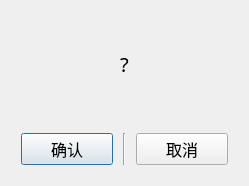
<?xml version="1.0" encoding="UTF-8"?>
<ui version="4.0">
 <class>Dialog_popup</class>
 <widget class="QDialog" name="Dialog_popup">
  <property name="geometry">
   <rect>
    <x>0</x>
    <y>0</y>
    <width>249</width>
    <height>186</height>
   </rect>
  </property>
  <property name="windowTitle">
   <string>Dialog</string>
  </property>
  <layout class="QGridLayout" name="gridLayout">
   <item row="0" column="0">
    <layout class="QHBoxLayout" name="horizontalLayout">
     <item>
      <spacer name="horizontalSpacer">
       <property name="orientation">
        <enum>Qt::Horizontal</enum>
       </property>
       <property name="sizeType">
        <enum>QSizePolicy::Fixed</enum>
       </property>
       <property name="sizeHint" stdset="0">
        <size>
         <width>40</width>
         <height>20</height>
        </size>
       </property>
      </spacer>
     </item>
     <item>
      <widget class="QLabel" name="label_text">
       <property name="sizePolicy">
        <sizepolicy hsizetype="Preferred" vsizetype="Expanding">
         <horstretch>0</horstretch>
         <verstretch>0</verstretch>
        </sizepolicy>
       </property>
       <property name="font">
        <font>
         <family>Microsoft YaHei</family>
         <pointsize>15</pointsize>
         <weight>50</weight>
         <bold>false</bold>
        </font>
       </property>
       <property name="text">
        <string>?</string>
       </property>
       <property name="alignment">
        <set>Qt::AlignCenter</set>
       </property>
      </widget>
     </item>
     <item>
      <spacer name="horizontalSpacer_2">
       <property name="orientation">
        <enum>Qt::Horizontal</enum>
       </property>
       <property name="sizeType">
        <enum>QSizePolicy::Fixed</enum>
       </property>
       <property name="sizeHint" stdset="0">
        <size>
         <width>40</width>
         <height>20</height>
        </size>
       </property>
      </spacer>
     </item>
    </layout>
   </item>
   <item row="1" column="0">
    <layout class="QHBoxLayout" name="horizontalLayout_2">
     <property name="spacing">
      <number>10</number>
     </property>
     <property name="leftMargin">
      <number>10</number>
     </property>
     <property name="topMargin">
      <number>10</number>
     </property>
     <property name="rightMargin">
      <number>10</number>
     </property>
     <property name="bottomMargin">
      <number>10</number>
     </property>
     <item>
      <widget class="QPushButton" name="pushButton_Y">
       <property name="font">
        <font>
         <pointsize>12</pointsize>
        </font>
       </property>
       <property name="text">
        <string>确认</string>
       </property>
      </widget>
     </item>
     <item>
      <widget class="Line" name="line">
       <property name="orientation">
        <enum>Qt::Vertical</enum>
       </property>
      </widget>
     </item>
     <item>
      <widget class="QPushButton" name="pushButton_N">
       <property name="font">
        <font>
         <pointsize>12</pointsize>
        </font>
       </property>
       <property name="text">
        <string>取消</string>
       </property>
      </widget>
     </item>
    </layout>
   </item>
  </layout>
 </widget>
 <resources/>
 <connections/>
</ui>
